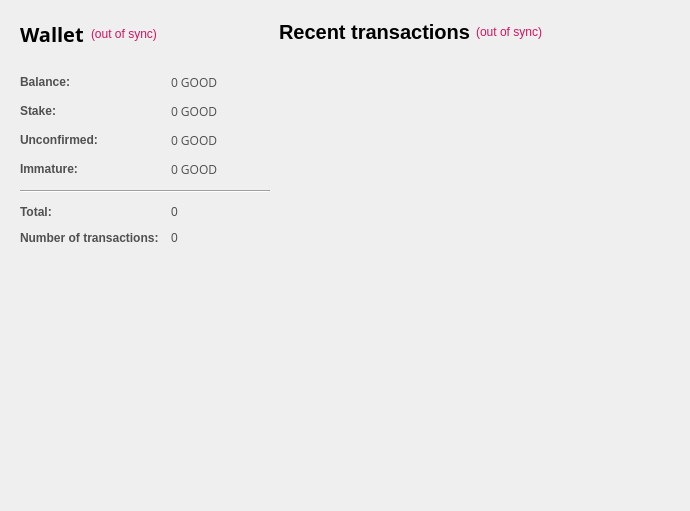
<?xml version="1.0" encoding="UTF-8"?>
<ui version="4.0">
 <class>OverviewPage</class>
 <widget class="QWidget" name="OverviewPage">
  <property name="geometry">
   <rect>
    <x>0</x>
    <y>0</y>
    <width>575</width>
    <height>417</height>
   </rect>
  </property>
  <property name="sizePolicy">
   <sizepolicy hsizetype="Minimum" vsizetype="Preferred">
    <horstretch>0</horstretch>
    <verstretch>0</verstretch>
   </sizepolicy>
  </property>
  <property name="maximumSize">
   <size>
    <width>575</width>
    <height>16777215</height>
   </size>
  </property>
  <property name="windowTitle">
   <string>Form</string>
  </property>
  <property name="styleSheet">
   <string notr="true">color:#505050;
font-family:'Open Sans,sans-serif';</string>
  </property>
  <layout class="QGridLayout" name="gridLayout_2">
   <property name="sizeConstraint">
    <enum>QLayout::SetFixedSize</enum>
   </property>
   <property name="leftMargin">
    <number>11</number>
   </property>
   <property name="horizontalSpacing">
    <number>0</number>
   </property>
   <item row="1" column="1">
    <layout class="QVBoxLayout" name="verticalLayout_3">
     <property name="spacing">
      <number>7</number>
     </property>
     <item>
      <widget class="QFrame" name="frame_2">
       <property name="sizePolicy">
        <sizepolicy hsizetype="Fixed" vsizetype="Preferred">
         <horstretch>0</horstretch>
         <verstretch>0</verstretch>
        </sizepolicy>
       </property>
       <property name="minimumSize">
        <size>
         <width>400</width>
         <height>0</height>
        </size>
       </property>
       <property name="maximumSize">
        <size>
         <width>450</width>
         <height>16777215</height>
        </size>
       </property>
       <layout class="QVBoxLayout" name="verticalLayout">
        <property name="leftMargin">
         <number>0</number>
        </property>
        <item>
         <layout class="QHBoxLayout" name="horizontalLayout_2">
          <item>
           <widget class="QLabel" name="label_4">
            <property name="text">
             <string>&lt;html&gt;&lt;head/&gt;&lt;body&gt;&lt;p&gt;&lt;span style=&quot; font-size:20px; font-weight:600; color:#000000;&quot;&gt;Recent transactions&lt;/span&gt;&lt;/p&gt;&lt;/body&gt;&lt;/html&gt;</string>
            </property>
           </widget>
          </item>
          <item>
           <widget class="QLabel" name="labelTransactionsStatus">
            <property name="toolTip">
             <string>The displayed information may be out of date. Your wallet automatically synchronizes with the GOODCoin network after a connection is established, but this process has not completed yet.</string>
            </property>
            <property name="styleSheet">
             <string notr="true">QLabel { color: red; }</string>
            </property>
            <property name="text">
             <string notr="true">&lt;html&gt;&lt;head/&gt;&lt;body&gt;&lt;p&gt;&lt;span style=&quot; color:#d31360;&quot;&gt;(out of sync)&lt;/span&gt;&lt;/p&gt;&lt;/body&gt;&lt;/html&gt;</string>
            </property>
            <property name="alignment">
             <set>Qt::AlignRight|Qt::AlignTrailing|Qt::AlignVCenter</set>
            </property>
           </widget>
          </item>
          <item>
           <spacer name="horizontalSpacer">
            <property name="orientation">
             <enum>Qt::Horizontal</enum>
            </property>
            <property name="sizeHint" stdset="0">
             <size>
              <width>40</width>
              <height>20</height>
             </size>
            </property>
           </spacer>
          </item>
         </layout>
        </item>
        <item>
         <spacer name="verticalSpacer_6">
          <property name="orientation">
           <enum>Qt::Vertical</enum>
          </property>
          <property name="sizeType">
           <enum>QSizePolicy::Maximum</enum>
          </property>
          <property name="sizeHint" stdset="0">
           <size>
            <width>20</width>
            <height>13</height>
           </size>
          </property>
         </spacer>
        </item>
        <item>
         <widget class="QListView" name="listTransactions">
          <property name="sizePolicy">
           <sizepolicy hsizetype="Fixed" vsizetype="Expanding">
            <horstretch>0</horstretch>
            <verstretch>0</verstretch>
           </sizepolicy>
          </property>
          <property name="maximumSize">
           <size>
            <width>400</width>
            <height>16777215</height>
           </size>
          </property>
          <property name="styleSheet">
           <string notr="true">QListView { background: transparent;font-size:12px;  }</string>
          </property>
          <property name="frameShape">
           <enum>QFrame::NoFrame</enum>
          </property>
          <property name="verticalScrollBarPolicy">
           <enum>Qt::ScrollBarAlwaysOff</enum>
          </property>
          <property name="horizontalScrollBarPolicy">
           <enum>Qt::ScrollBarAlwaysOff</enum>
          </property>
          <property name="selectionMode">
           <enum>QAbstractItemView::NoSelection</enum>
          </property>
         </widget>
        </item>
       </layout>
      </widget>
     </item>
    </layout>
   </item>
   <item row="1" column="0">
    <layout class="QVBoxLayout" name="verticalLayout_2">
     <property name="spacing">
      <number>1</number>
     </property>
     <item>
      <widget class="QFrame" name="frame">
       <property name="sizePolicy">
        <sizepolicy hsizetype="Fixed" vsizetype="Preferred">
         <horstretch>0</horstretch>
         <verstretch>0</verstretch>
        </sizepolicy>
       </property>
       <property name="maximumSize">
        <size>
         <width>350</width>
         <height>16777215</height>
        </size>
       </property>
       <layout class="QVBoxLayout" name="verticalLayout_4">
        <item>
         <layout class="QHBoxLayout" name="horizontalLayout_4">
          <property name="spacing">
           <number>7</number>
          </property>
          <item>
           <widget class="QLabel" name="label_5">
            <property name="font">
             <font>
              <family>Open Sans,sans-serif</family>
             </font>
            </property>
            <property name="text">
             <string>&lt;html&gt;&lt;head/&gt;&lt;body&gt;&lt;p&gt;&lt;span style=&quot; font-size:20px; font-weight:600; color:#000000;&quot;&gt;Wallet&lt;/span&gt;&lt;/p&gt;&lt;/body&gt;&lt;/html&gt;</string>
            </property>
           </widget>
          </item>
          <item>
           <widget class="QLabel" name="labelWalletStatus">
            <property name="toolTip">
             <string>The displayed information may be out of date. Your wallet automatically synchronizes with the GOODCoin network after a connection is established, but this process has not completed yet.</string>
            </property>
            <property name="styleSheet">
             <string notr="true">QLabel { color: red; }</string>
            </property>
            <property name="text">
             <string notr="true">&lt;html&gt;&lt;head/&gt;&lt;body&gt;&lt;p&gt;&lt;span style=&quot; color:#d31360;&quot;&gt;(out of sync)&lt;/span&gt;&lt;/p&gt;&lt;/body&gt;&lt;/html&gt;</string>
            </property>
            <property name="alignment">
             <set>Qt::AlignLeading|Qt::AlignLeft|Qt::AlignVCenter</set>
            </property>
           </widget>
          </item>
          <item>
           <spacer name="horizontalSpacer_2">
            <property name="orientation">
             <enum>Qt::Horizontal</enum>
            </property>
            <property name="sizeHint" stdset="0">
             <size>
              <width>40</width>
              <height>20</height>
             </size>
            </property>
           </spacer>
          </item>
         </layout>
        </item>
        <item>
         <spacer name="verticalSpacer_5">
          <property name="orientation">
           <enum>Qt::Vertical</enum>
          </property>
          <property name="sizeType">
           <enum>QSizePolicy::Maximum</enum>
          </property>
          <property name="sizeHint" stdset="0">
           <size>
            <width>20</width>
            <height>20</height>
           </size>
          </property>
         </spacer>
        </item>
        <item>
         <layout class="QFormLayout" name="formLayout_2">
          <property name="fieldGrowthPolicy">
           <enum>QFormLayout::AllNonFixedFieldsGrow</enum>
          </property>
          <property name="horizontalSpacing">
           <number>12</number>
          </property>
          <property name="verticalSpacing">
           <number>12</number>
          </property>
          <item row="0" column="0">
           <widget class="QLabel" name="label">
            <property name="text">
             <string>&lt;html&gt;&lt;head/&gt;&lt;body&gt;&lt;p&gt;&lt;span style=&quot; font-weight:600;&quot;&gt;Balance:&lt;/span&gt;&lt;/p&gt;&lt;/body&gt;&lt;/html&gt;</string>
            </property>
           </widget>
          </item>
          <item row="0" column="1">
           <widget class="QLabel" name="labelBalance">
            <property name="font">
             <font>
              <family>Open Sans,sans-serif</family>
             </font>
            </property>
            <property name="cursor">
             <cursorShape>IBeamCursor</cursorShape>
            </property>
            <property name="toolTip">
             <string>Your current balance</string>
            </property>
            <property name="text">
             <string notr="true">0 GOOD</string>
            </property>
            <property name="textInteractionFlags">
             <set>Qt::LinksAccessibleByMouse|Qt::TextSelectableByKeyboard|Qt::TextSelectableByMouse</set>
            </property>
           </widget>
          </item>
          <item row="1" column="0">
           <widget class="QLabel" name="label_6">
            <property name="text">
             <string>&lt;html&gt;&lt;head/&gt;&lt;body&gt;&lt;p&gt;&lt;span style=&quot; font-weight:600;&quot;&gt;Stake:&lt;/span&gt;&lt;/p&gt;&lt;/body&gt;&lt;/html&gt;</string>
            </property>
           </widget>
          </item>
          <item row="1" column="1">
           <widget class="QLabel" name="labelStake">
            <property name="font">
             <font>
              <family>Open Sans,sans-serif</family>
             </font>
            </property>
            <property name="cursor">
             <cursorShape>IBeamCursor</cursorShape>
            </property>
            <property name="toolTip">
             <string>Total of coins that was staked, and do not yet count toward the current balance</string>
            </property>
            <property name="text">
             <string notr="true">0 GOOD</string>
            </property>
            <property name="textInteractionFlags">
             <set>Qt::LinksAccessibleByMouse|Qt::TextSelectableByKeyboard|Qt::TextSelectableByMouse</set>
            </property>
           </widget>
          </item>
          <item row="2" column="0">
           <widget class="QLabel" name="label_3">
            <property name="text">
             <string>&lt;html&gt;&lt;head/&gt;&lt;body&gt;&lt;p&gt;&lt;span style=&quot; font-weight:600;&quot;&gt;Unconfirmed:&lt;/span&gt;&lt;/p&gt;&lt;/body&gt;&lt;/html&gt;</string>
            </property>
           </widget>
          </item>
          <item row="2" column="1">
           <widget class="QLabel" name="labelUnconfirmed">
            <property name="font">
             <font>
              <family>Open Sans,sans-serif</family>
             </font>
            </property>
            <property name="cursor">
             <cursorShape>IBeamCursor</cursorShape>
            </property>
            <property name="toolTip">
             <string>Total of transactions that have yet to be confirmed, and do not yet count toward the current balance</string>
            </property>
            <property name="text">
             <string notr="true">0 GOOD</string>
            </property>
            <property name="textInteractionFlags">
             <set>Qt::LinksAccessibleByMouse|Qt::TextSelectableByKeyboard|Qt::TextSelectableByMouse</set>
            </property>
           </widget>
          </item>
          <item row="3" column="0">
           <widget class="QLabel" name="labelImmatureText">
            <property name="text">
             <string>&lt;html&gt;&lt;head/&gt;&lt;body&gt;&lt;p&gt;&lt;span style=&quot; font-weight:600;&quot;&gt;Immature:&lt;/span&gt;&lt;/p&gt;&lt;/body&gt;&lt;/html&gt;</string>
            </property>
           </widget>
          </item>
          <item row="3" column="1">
           <widget class="QLabel" name="labelImmature">
            <property name="font">
             <font>
              <family>Open Sans,sans-serif</family>
             </font>
            </property>
            <property name="toolTip">
             <string>Mined balance that has not yet matured</string>
            </property>
            <property name="text">
             <string notr="true">0 GOOD</string>
            </property>
            <property name="textInteractionFlags">
             <set>Qt::LinksAccessibleByMouse|Qt::TextSelectableByKeyboard|Qt::TextSelectableByMouse</set>
            </property>
           </widget>
          </item>
          <item row="4" column="0" colspan="2">
           <widget class="Line" name="line">
            <property name="sizePolicy">
             <sizepolicy hsizetype="Expanding" vsizetype="Fixed">
              <horstretch>140</horstretch>
              <verstretch>0</verstretch>
             </sizepolicy>
            </property>
            <property name="orientation">
             <enum>Qt::Horizontal</enum>
            </property>
           </widget>
          </item>
          <item row="5" column="0">
           <widget class="QLabel" name="label_10">
            <property name="text">
             <string>&lt;html&gt;&lt;head/&gt;&lt;body&gt;&lt;p&gt;&lt;span style=&quot; font-weight:600;&quot;&gt;Total:&lt;/span&gt;&lt;/p&gt;&lt;/body&gt;&lt;/html&gt;</string>
            </property>
           </widget>
          </item>
          <item row="5" column="1">
           <widget class="QLabel" name="labelTotal">
            <property name="toolTip">
             <string>Total number of transactions in wallet</string>
            </property>
            <property name="text">
             <string notr="true">0</string>
            </property>
           </widget>
          </item>
          <item row="6" column="0">
           <widget class="QLabel" name="label_2">
            <property name="text">
             <string>&lt;html&gt;&lt;head/&gt;&lt;body&gt;&lt;p&gt;&lt;span style=&quot; font-weight:600;&quot;&gt;Number of transactions:&lt;/span&gt;&lt;/p&gt;&lt;/body&gt;&lt;/html&gt;</string>
            </property>
           </widget>
          </item>
          <item row="6" column="1">
           <widget class="QLabel" name="labelNumTransactions">
            <property name="toolTip">
             <string>Total number of transactions in wallet</string>
            </property>
            <property name="text">
             <string notr="true">0</string>
            </property>
           </widget>
          </item>
         </layout>
        </item>
        <item>
         <spacer name="verticalSpacer_2">
          <property name="orientation">
           <enum>Qt::Vertical</enum>
          </property>
          <property name="sizeHint" stdset="0">
           <size>
            <width>20</width>
            <height>20</height>
           </size>
          </property>
         </spacer>
        </item>
        <item>
         <widget class="QWidget" name="widget" native="true">
          <property name="minimumSize">
           <size>
            <width>250</width>
            <height>200</height>
           </size>
          </property>
          <property name="styleSheet">
           <string notr="true">image: url(:/images/wallet);</string>
          </property>
         </widget>
        </item>
        <item>
         <spacer name="verticalSpacer">
          <property name="orientation">
           <enum>Qt::Vertical</enum>
          </property>
          <property name="sizeHint" stdset="0">
           <size>
            <width>20</width>
            <height>20</height>
           </size>
          </property>
         </spacer>
        </item>
       </layout>
      </widget>
     </item>
    </layout>
   </item>
  </layout>
 </widget>
 <resources/>
 <connections/>
</ui>
